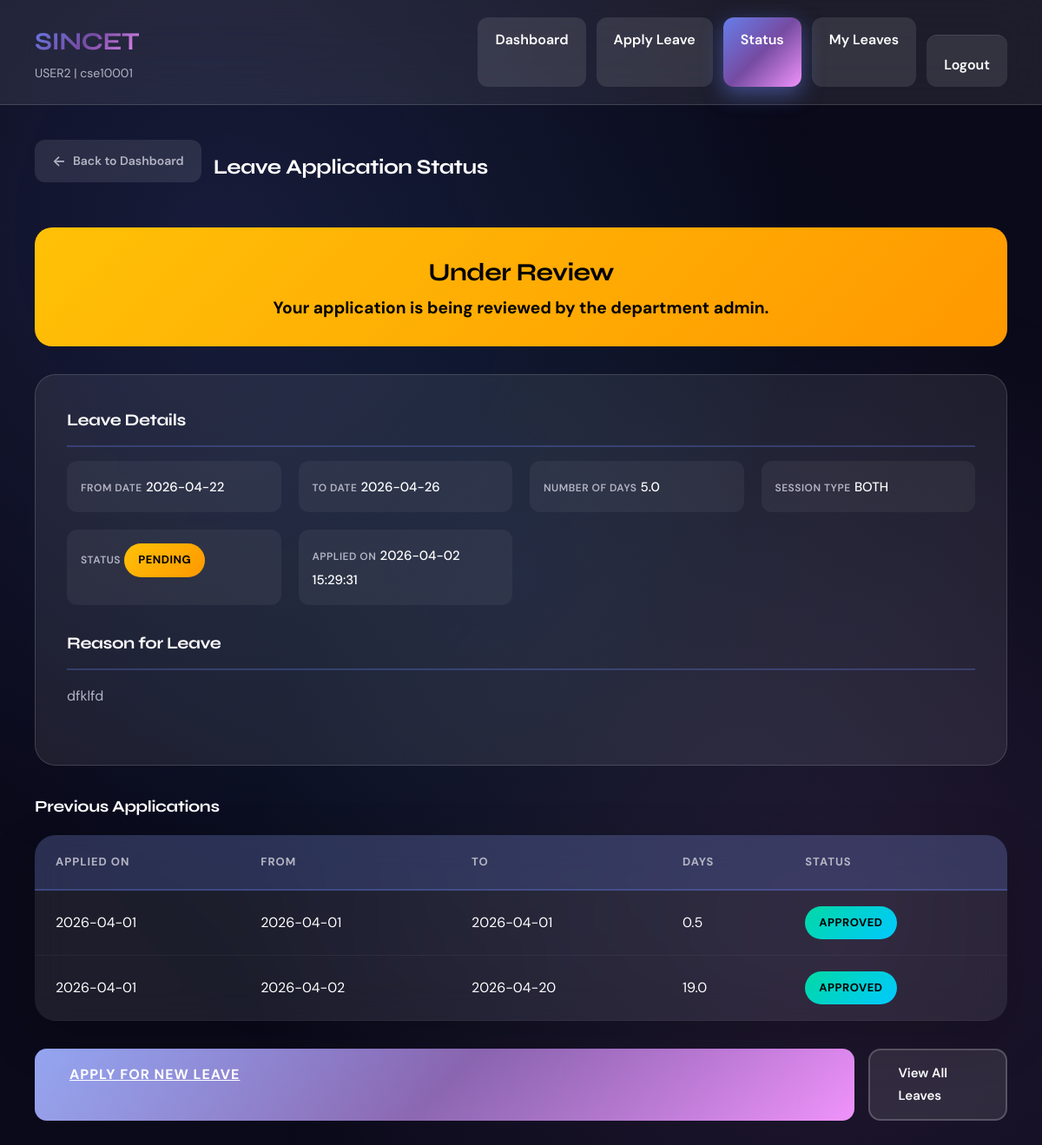
/student/leave_status (signed in), run on the app's committed database.
### tables this page shows
CREATE TABLE leave_applications (
            id INTEGER PRIMARY KEY,
            student_id TEXT NOT NULL,
            name TEXT NOT NULL,
            register_number TEXT NOT NULL,
            department TEXT NOT NULL,
            year TEXT NOT NULL,
            reason TEXT NOT NULL,
            from_date TEXT NOT NULL,
            to_date TEXT NOT NULL,
            num_days REAL NOT NULL,
            session_type TEXT NOT NULL,
            days_already_taken INTEGER DEFAULT 0,
            student_signature TEXT,
            parent_signature TEXT,
            status TEXT DEFAULT 'pending',
            admin_remarks TEXT,
            applied_time TEXT DEFAULT CURRENT_TIMESTAMP,
            processed_time TEXT,
            processed_by TEXT,
            FOREIGN KEY (student_id) REFERENCES students(student_id)
        );

### app.py (the view)
@app.route('/student/leave_status')
@student_required
def leave_status():
    student_id = session['student_id']
    db = get_db()
    leaves = db.execute('SELECT * FROM leave_applications WHERE student_id = ? ORDER BY applied_time DESC',
                       (student_id,)).fetchall()
    return render_template('leave_status.html', leaves=leaves)

### app.py (called while the page is built)
def get_db():
    db = sqlite3.connect(DATABASE)
    db.row_factory = sqlite3.Row
    return db

def student_required(f):
    @wraps(f)
    def decorated_function(*args, **kwargs):
        if session.get('role') != 'student':
            flash('Student access required', 'error')
            return redirect(url_for('login'))
        return f(*args, **kwargs)
    return decorated_function

### templates/leave_status.html (shortened to what this page needs)
{% extends "base.html" %}
{% block content %}
<div class="student-layout">
    <header class="student-header">
        <div class="header-left">
            <h1>SINCET</h1>
            <p class="student-id">{{ session['student_name'] }} | {{ session['student_id'] }}</p>
        </div>
        <nav>
            <a href="{{ url_for('student_dashboard') }}" class="nav-btn">Dashboard</a>
            <a href="{{ url_for('apply_leave') }}" class="nav-btn">Apply Leave</a>
            <a href="{{ url_for('leave_status') }}" class="nav-btn active">Status</a>
            <a href="{{ url_for('my_leaves') }}" class="nav-btn">My Leaves</a>
            <a href="{{ url_for('logout') }}" class="nav-btn logout-btn">Logout</a>
        </nav>
    </header>
    <main class="student-main">
        <div class="content-header">
            <div class="header-actions">
                <a href="{{ url_for('student_dashboard') }}" class="btn-back">Back to Dashboard</a>
                <h2>Leave Application Status</h2>
            </div>
        </div>
        {% if leaves and leaves|length > 0 %}
            {% set leave = leaves[0] %}
            {% if leave['status'] == 'approved' %}
                <div class="status-banner approved">
                    <h2>Your Leave Has Been Approved</h2>
                </div>
            {% else %}
                <div class="status-banner pending">
                    <h2>Under Review</h2>
                    <p>Your application is being reviewed by the department admin.</p>
                </div>
            {% endif %}
            <div class="leave-details-card">
                <div class="detail-section">
                    <h3>Leave Details</h3>
                    <div class="details-grid">
                        <div class="detail-item">
                            <span class="detail-label">From Date</span>
                            <span class="detail-value">{{ leave['from_date'] }}</span>
                        </div>
                        <div class="detail-item">
                            <span class="detail-label">To Date</span>
                            <span class="detail-value">{{ leave['to_date'] }}</span>
                        </div>
                        <div class="detail-item">
                            <span class="detail-label">Number of Days</span>
                            <span class="detail-value">{{ leave['num_days'] }}</span>
                        </div>
                        <div class="detail-item">
                            <span class="detail-label">Session Type</span>
                            <span class="detail-value">{{ leave['session_type'] }}</span>
                        </div>
                        <div class="detail-item">
                            <span class="detail-label">Status</span>
                            <span class="status {{ leave['status'] }}">{{ leave['status'] }}</span>
                        </div>
                        <div class="detail-item">
                            <span class="detail-label">Applied On</span>
                            <span class="detail-value">{{ leave['applied_time'] }}</span>
                        </div>
                    </div>
                </div>
                <div class="detail-section">
                    <h3>Reason for Leave</h3>
                    <p style="color: var(--text-secondary); line-height: 1.8;">{{ leave['reason'] }}</p>
                </div>
            </div>
            {% if leaves|length > 1 %}
            <h3 style="margin: 32px 0 16px;">Previous Applications</h3>
            <table>
                <thead>
                    <tr>
                        <th>Applied On</th>
                        <th>From</th>
                        <th>To</th>
                        <th>Days</th>
                        <th>Status</th>
                    </tr>
                </thead>
                <tbody>
                    {% for l in leaves[1:5] %}
                    <tr>
                        <td>{{ l['applied_time'][:10] }}</td>
                        <td>{{ l['from_date'] }}</td>
                        <td>{{ l['to_date'] }}</td>
                        <td>{{ l['num_days'] }}</td>
                        <td><span class="status {{ l['status'] }}">{{ l['status'] }}</span></td>
                    </tr>
                    {% endfor %}
                </tbody>
            </table>
            {% endif %}
        {% else %}
            <div class="info-box">
                <p>No leave applications found. <a href="{{ url_for('apply_leave') }}">Apply for leave</a></p>
            </div>
        {% endif %}
        <div class="form-actions" style="margin-top: 32px;">
            <a href="{{ url_for('apply_leave') }}" class="btn-primary">Apply for New Leave</a>
            <a href="{{ url_for('my_leaves') }}" class="btn-secondary">View All Leaves</a>
        </div>
    </main>
</div>
{% endblock %}

### data on the page
leave_applications: from_date "2026-04-22", to_date "2026-04-26", num_days "5.0", session_type "BOTH", status "PENDING", applied_time "2026-04-02 15:29:31", reason "dfklfd"
leave_applications: applied_time "2026-04-01", from_date "2026-04-01", to_date "2026-04-01", num_days "0.5", status "APPROVED"
leave_applications: applied_time "2026-04-01", from_date "2026-04-02", to_date "2026-04-20", num_days "19.0", status "APPROVED"

### other printed values
{{ session['student_name'] }} "USER2"
{{ session['student_id'] }} "cse10001"
